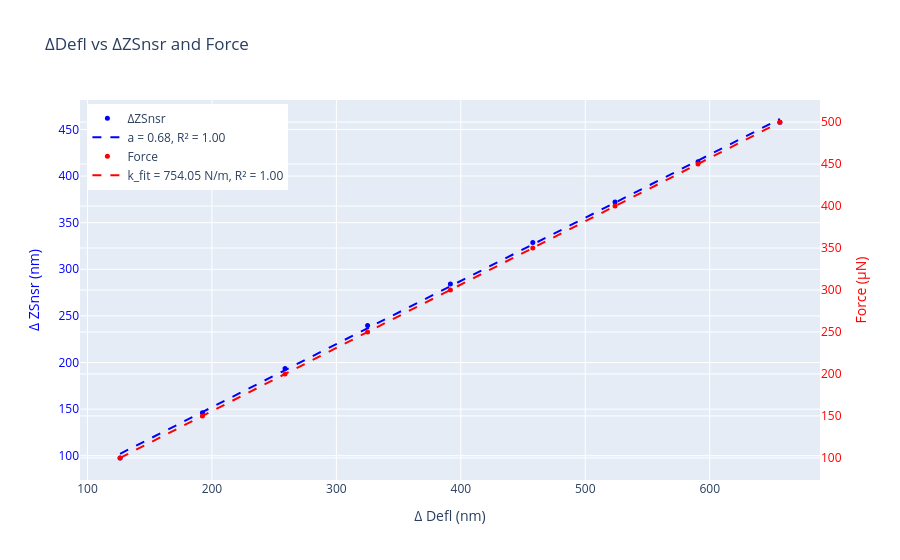

The notebook cell saved with this chart:
### Code cell
x5 = df_plot['delta_z'].to_numpy()    * 1e9
y5 = df_plot['delta_defl'].to_numpy() * 1e9
y6 = df_plot['force'].to_numpy()      * 1e6

mask = ~(np.isnan(x5) | np.isnan(y5))

slope5, intercept5, r5, *_ = linregress(y5[mask], x5[mask])
slope6, intercept6, r6, *_ = linregress(y5[mask], y6[mask])
k = slope6 * 1e-6 / 1e-9

fig = go.Figure()

fig.add_trace(go.Scatter(x=y5, y=x5, mode='markers', name='ΔZSnsr',
                         marker=dict(color='blue', size=5), yaxis='y1'))
fig.add_trace(go.Scatter(x=y5[mask], y=slope5 * y5[mask] + intercept5, mode='lines',
                         name=f'a = {slope5:.2f}, R² = {r5**2:.2f}',
                         line=dict(color='blue', dash='dash'), yaxis='y1'))

fig.add_trace(go.Scatter(x=y5, y=y6, mode='markers', name='Force',
                         marker=dict(color='red', size=5), yaxis='y2'))
fig.add_trace(go.Scatter(x=y5[mask], y=slope6 * y5[mask] + intercept6, mode='lines',
                         name=f'k_fit = {k:.2f} N/m, R² = {r6**2:.2f}',
                         line=dict(color='red', dash='dash'), yaxis='y2'))

fig.update_layout(
    title='ΔDefl vs ΔZSnsr and Force',
    xaxis=dict(title='Δ Defl (nm)'),
    yaxis=dict(title=dict(text='Δ ZSnsr (nm)', font=dict(color='blue')), tickfont=dict(color='blue')),
    yaxis2=dict(title=dict(text='Force (µN)', font=dict(color='red')), tickfont=dict(color='red'),
                overlaying='y', side='right'),
    legend=dict(x=0.01, y=0.99)
)

fig.show()

### Figure 1 — Plotly figure (JSON) as saved in the notebook; plotly's stock layout.template omitted (floating-point values rounded to 4 significant figures)
{"data": [{"marker": {"color": "blue", "size": 5}, "mode": "markers", "name": "ΔZSnsr", "type": "scatter", "x": [126.2, 192.4, 258.8, 325.1, 391.6, 457.9, 523.9, 590.6, 656.4], "y": [97.69, 146.1, 193.5, 239.7, 284.3, 328.6, 372.3, 415.5, 457.8], "yaxis": "y"}, {"line": {"color": "blue", "dash": "dash"}, "mode": "lines", "name": "a = 0.68, R² = 1.00", "type": "scatter", "x": [126.2, 192.4, 258.8, 325.1, 391.6, 457.9, 523.9, 590.6, 656.4], "y": [102.1, 146.9, 191.8, 236.8, 281.9, 326.7, 371.5, 416.7, 461.2], "yaxis": "y"}, {"marker": {"color": "red", "size": 5}, "mode": "markers", "name": "Force", "type": "scatter", "x": [126.2, 192.4, 258.8, 325.1, 391.6, 457.9, 523.9, 590.6, 656.4], "y": [100.0, 150.0, 200.0, 250.0, 300.0, 350.0, 400.0, 450.0, 500.0], "yaxis": "y2"}, {"line": {"color": "red", "dash": "dash"}, "mode": "lines", "name": "k_fit = 754.05 N/m, R² = 1.00", "type": "scatter", "x": [126.2, 192.4, 258.8, 325.1, 391.6, 457.9, 523.9, 590.6, 656.4], "y": [100.0, 149.9, 200.0, 250.0, 300.1, 350.1, 399.9, 450.2, 499.8], "yaxis": "y2"}], "layout": {"legend": {"x": 0.01, "y": 0.99}, "title": {"text": "ΔDefl vs ΔZSnsr and Force"}, "xaxis": {"title": {"text": "Δ Defl (nm)"}}, "yaxis": {"tickfont": {"color": "blue"}, "title": {"font": {"color": "blue"}, "text": "Δ ZSnsr (nm)"}}, "yaxis2": {"overlaying": "y", "side": "right", "tickfont": {"color": "red"}, "title": {"font": {"color": "red"}, "text": "Force (µN)"}}}}
